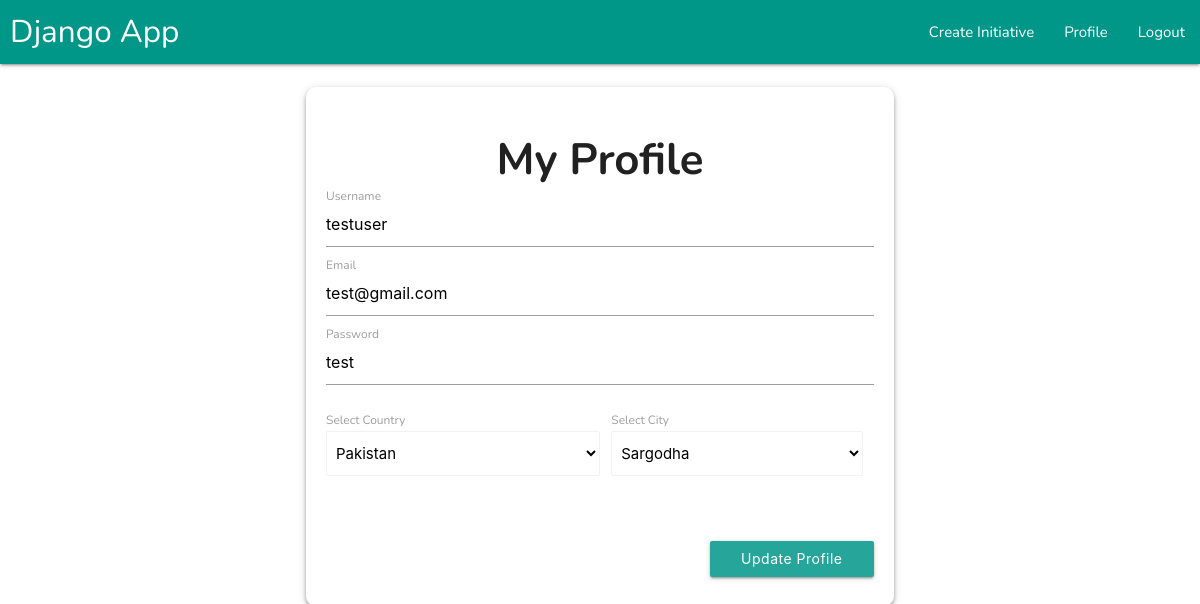
Screenshot of /user_profile/ (signed in) with the database file from the repository.
### root/models.py (models this page shows, shortened)
class Profile(models.Model):
    email = models.CharField(max_length=10000,blank=True,default='')
    orignal_name = models.CharField(max_length=10000,blank=True,default='')
    password = models.CharField(max_length=10000,blank=True,default='')
    country = models.CharField(max_length=10000,blank=True,default='')
    longitude = models.CharField(max_length=10000,blank=True,default='')
    latitude = models.CharField(max_length=10000,blank=True,default='')
    state = models.CharField(max_length=10000,blank=True,default='')
    reset_code = models.CharField(max_length=10000,blank=True,default='')
    generated_name = models.CharField(max_length=10000,blank=True,default='')
    user = models.OneToOneField(User,on_delete=models.CASCADE)

### dashboards/views.py (the view, shortened to what this page needs)
# urls.py: path('user_profile/', user_profile, name='user_profile'),
@login_required(login_url='/account/login/')
def user_profile(request):
    profile = Profile.objects.filter(user=request.user).first()
    countries = [x['country'] for x in geodata ]
    cities = [x['cities'] for x in geodata if x['country']==profile.country][0]
    context = {"profile":profile,'countries':countries,'cities':cities}
    return  render(request, 'dashboards/user_profile.html',context=context)

### Templates/dashboards/user_profile.html (shortened to what this page needs)
{% extends 'base.html' %}v
{% block 'mainbody' %}
<br>
<div class="container">
  <div class="container">
    <form action="/dashboard/user_profile/" id="profile_form" method="post" id="signup_form" class='z-depth-2'
      style="padding: 20px;border-radius: 10px;"> {% csrf_token %}
      <center>
        <h3><b>My Profile</b></h3>
      </center>
      <div class="input-field ">
        <input id="username" name="username" type="text" class="validate" value="{{profile.orignal_name}}" required>
        <label for="username">Username</label>
      </div>
      <div class="input-field ">
        <input id="email" name="email" type="email" class="validate" value="{{profile.email}}" required>
        <label for="email">Email</label>
      </div>
      <div class="input-field ">
        <input id="password" type="text" name="password" class="validate" value="{{profile.password}}" required>
        <label for="password">Password</label>
      </div>
      <div class="row">
        <div class="col s12 m6 l6" style="margin: 0%;padding:0%">
          <label>Select Country</label>
          <select name="country" class="browser-default" id="select_country">
            {% for country in countries %}
            {% if country == profile.country %}
            <option value="{{country}}" selected> {{country}}</option>
            {% else %}
            <option value="{{country}}">{{country}}</option>
            {% endif %}
            {% endfor %}
          </select>
        </div>
        <div class="statediv col s12 m6 l6" >
          <label>Select City</label>
          <select name="state" class="browser-default" id="select_state">
            {% for state in cities %}
            {% if state == profile.state %}
            <option value="{{state}}" selected> {{state}}</option>
            {% else %}
            <option value="{{state}}">{{state}}</option>
            {% endif %}
            {% endfor %}
          </select>
          <br>
        </div>
      </div>
      <br>
      <button class="btn right" style="width: 30%;">Update Profile</button>
      <br>
      <br>
    </form>
  </div>
</div>
{% endblock 'mainbody' %}

### Static/css/general_fixing.css (style rules this page uses)
:root { --geocoder_input_height: 36px !important; }

### Templates/base.html (style rules this page uses)
html { height: 100% !important; }
body { font-family: 'Nunito', sans-serif; text-align: justify; height: 100% !important; }
.btn { text-transform: none !important; }
html, body { height: 100% !important; }

### rows the page displays
Profile: username "testuser", email "test@gmail.com", password "test", country "Pakistan", state "Sargodha"
